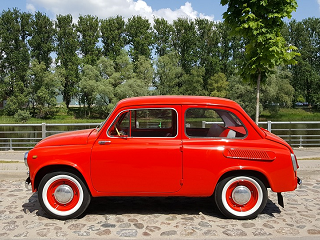
//> input picture RedCar.bmp, 320 x 240 px
$ ./main   (built with g++ and OpenCV 4)
//> lines starting //> are read from the running program, lines starting //| are printed output that depends on the picture; after the words box and inside, x2 and y2 are one past the last pixel; in counts of white or black regions, pixels touching at a corner belong together
#include <stdio.h>
#include <stdlib.h>
#include <opencv2/opencv.hpp>

using namespace cv;

void outputImage(Mat img, std::string name)
{
    namedWindow(name, WINDOW_NORMAL);
    imshow(name, img);
    imwrite(name + ".jpg", img);
}

int main()
{
    Mat img = imread("RedCar.bmp");
//> img is the input picture: 240 rows x 320 cols, CV_8UC3; mean B, G, R 73.2, 91.6, 129.7

    if (img.empty())
    {
        printf("Error: Could not open image file\n");
        return -1;
    }

    // Convert the image from RGB to HSV color space
    Mat hsvImg;
    cvtColor(img, hsvImg, COLOR_BGR2HSV);
//> hsvImg: 240 rows x 320 cols, CV_8UC3; mean H, S, V 34.9, 121.1, 137.1

    // Define the color ranges for the colors we want to identify
    Scalar lowerRed = Scalar(0, 100, 100);
    Scalar upperRed = Scalar(10, 255, 255);
    Scalar lowerGreen = Scalar(50, 100, 100);
    Scalar upperGreen = Scalar(70, 255, 255);
    Scalar lowerBlue = Scalar(90, 100, 100);
    Scalar upperBlue = Scalar(130, 255, 255);

    // Create masks for each color range
    Mat redMask, greenMask, blueMask;
    inRange(hsvImg, lowerRed, upperRed, redMask);
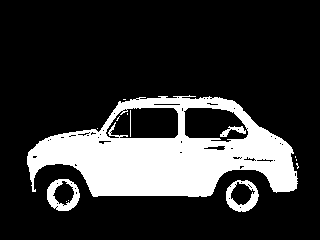
//> redMask: 240 rows x 320 cols, CV_8UC1; 20.5% white; 14 white regions (9 under 20 px), largest, box (x1, y1, x2, y2) and area: (27, 95, 298, 197) 14591, (47, 179, 80, 211) 517, (226, 180, 259, 212) 486, (220, 126, 246, 137) 121, (130, 110, 131, 137) 27
    inRange(hsvImg, lowerGreen, upperGreen, greenMask);
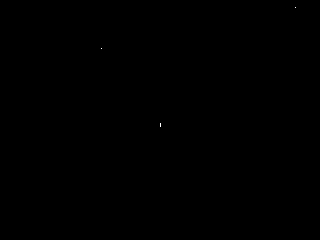
//> greenMask: 240 rows x 320 cols, CV_8UC1; 0.01% white in thin lines or dots, all inside (x1, y1, x2, y2) = (101, 7, 296, 127)
    inRange(hsvImg, lowerBlue, upperBlue, blueMask);
//> blueMask: 240 rows x 320 cols, CV_8UC1; 0.02% white in thin lines or dots, all inside (x1, y1, x2, y2) = (3, 6, 319, 104)

    // Count the number of pixels for each color
    int redCount = countNonZero(redMask);
//> redCount = 15770
    int greenCount = countNonZero(greenMask);
//> greenCount = 6
    int blueCount = countNonZero(blueMask);
//> blueCount = 15

    // Print the results
    printf("Red pixels: %d\n", redCount);
//| Red pixels: 15770
    printf("Green pixels: %d\n", greenCount);
//| Green pixels: 6
    printf("Blue pixels: %d\n", blueCount);
//| Blue pixels: 15

    // Determine the color with the highest pixel count
    if (redCount > greenCount && redCount > blueCount)
    {
        printf("The dominant color is red.\n");
        outputImage(img, "original");
        outputImage(redMask, "red_pixels");
    }
    else if (greenCount > redCount && greenCount > blueCount)
    {
        printf("The dominant color is green.\n");
        outputImage(img, "original");
        outputImage(greenMask, "green_pixels");
    }
    else if (blueCount > redCount && blueCount > greenCount)
    {
        printf("The dominant color is blue.\n");
        outputImage(img, "original");
        outputImage(blueMask, "blue_pixels");
    }
    else
    {
        printf("Could not determine the dominant color.\n");
    }

    waitKey(0);
    return 0;
}
